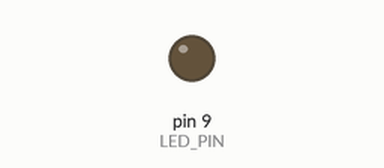
This sketch was run on a simulated Arduino Uno, built with avr-gcc and run on an emulated ATmega328P. Parts: output pins drawn as LEDs (lit = HIGH).

Above: at 0.05 s.
At 1.7 s:
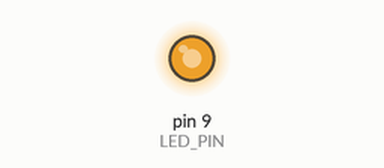
Timing chart, 0 to 7.5 s (numbered marks = the images above):
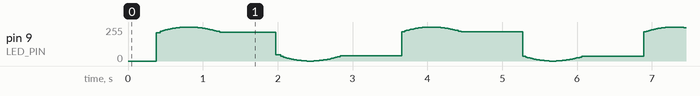

The sketch:

sine.ino
```cpp
/****

Arduino リファレンス:
https://www.musashinodenpa.com/arduino/ref/

回路:
D9 --- R220 --- LED(+) --- LED(-) --- GND

****/

// 定数を定義
const int LED_PIN = 9; // 使用するピン = 9番

// 変数を定義
float angle = .0f;           // 現在の角度
float angle_spd = .01f;      // 角度の変化速度
float angle_max = 2.0f * PI; // 角度の最大値

void setup() {
  // 9番ピンを出力モードに
  pinMode(LED_PIN, OUTPUT);
}

void loop() {
  // 角度から明るさを計算
  float br = sin(angle); // -1.0 から +1.0
  br += 1.0f;            // 0.0 から 2.0
  br *= 127.5f;          // 0.0 から 255.0
  int bri = round(br);   // 小数点以下を四捨五入

  // LEDに出力
  analogWrite(LED_PIN, bri);

  // 角度を変化させる（1フレーム分）
  angle += angle_spd;

  // もし最大角度を超えたら
  if (angle >= angle_max) {
    angle -= angle_max; // 現在角度 - 最大角度
  }

  // 一瞬待つ
  delay(5);

  // 次の loop へ...
}
```
